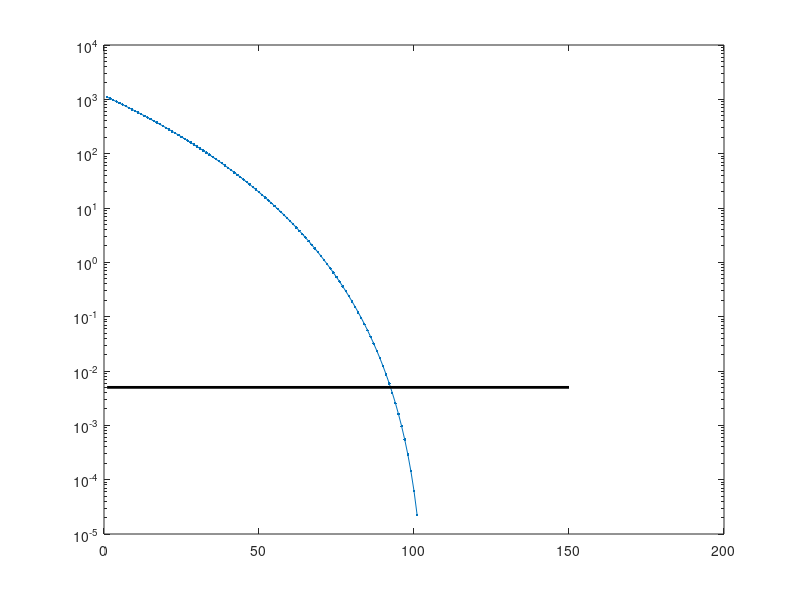

Recreate this plot in MATLAB. (Note: this script raises an error after producing the figure.)
%% IEEE TRANSACTIONS ON GEOSCIENCE AND REMOTE SENSING, 
%% VOL. 41, NO. 2, FEBRUARY 2003 303A
%% An Overview of the AIRS Radiative Transfer Model
%% L. Larrabee Strow, Scott E. Hannon, Sergio De Souza-Machado, Howard E. Motteler, Member, IEEE, andDavid Tobin 

%C. Atmospheric Layering

% The AIRS fast model uses two different layering methods tomodel the
% optical depths. The most intuitive is a grid of verticalslabs with
% constant pressure. In this case, each layer is definedby the two
% bounding grid pressure levels (so layers require alevel grid). The
% discretized version of the radiative transferequation discussed in
% the previous section uses this 100-layerpressure grid and ultimately
% all s must be available on thisgrid. All component gas
% transmittances, with the exception ofwater vapor for 600 channels,
% are parameterized on this gridwhich spans the range 1100–0.005
% hPa. The 101 atmosphericpressure levels which divide the atmosphere
% into 100 layers aredefined as(19) 
%     P(i) = (Ai^2 + Bi +C )^((7/2)
% where is level number, and A,B,C and are constants. By fixing P(i) =
% 1100, P(38)= 300, P(101) = 0.005 Pa, we can then solve for these
% three constants. This re-lation gives us smoothly varying layers and
% is fine enough tonot limit the accuracy of the radiative transfer
% equation.

ii = 1 : 101;
P(1)   = 1100;
P(38)  = 300;
P(101) = 0.005;

%[1 1 1; 38^2 38 1; 101^2 101 1](x) = [1100 300 0.005].^(2/7);
x = inv([1 1 1; 38^2 38 1; 101^2 101 1]) * [1100 300 0.005]'.^(2/7)

A = x(1); B = x(2); C = x(3); 
% x = -1.550789414500297e-04     -5.593654380586063e-02      7.451622227151780e+00

P = (x(1)*ii.*ii + x(2) * ii + x(3)).^(7/2); plot(ii,P)

%%%%%%%%%%%%%%%%%%%%%%%%%%%%%%%%%%%%%%%%%%%%%%%%%%%%%%%%%%%%%%%%%%%%%%%%
ii = 1 : 121;
P(1)   = 1100;
P(30)  = 300;
P(121) = 2.54e-5;

%[1 1 1; 38^2 38 1; 121^2 121 1](x) = [1100 300 2.5e-5].^(2/7);
x = inv([1 1 1; 30^2 30 1; 121^2 121 1]) * [1100 300 2.5e-5]'.^(2/7)

A = x(1); B = x(2); C = x(3); 
% x =      9.142103672821475e-06    -6.234116456565193e-02     7.457862626866450e+00

P = (x(1)*ii.*ii + x(2) * ii + x(3)).^(7/2); plot(ii,P)
semilogy(ii,P,'.-'); line([1 150],[1 1]*5e-3,'color','k','linewidth',2)


%%%%%%%%%%%%%%%%%%%%%%%%%%%%%%%%%%%%%%%%%%%%%%%%%%%%%%%%%%%%%%%%%%%%%%%%
ii = 1 : 101;
P(1)   = 1100;
P(20)  = 300;
P(101) = 2.25e-5;

%[1 1 1; 38^2 38 1; 121^2 121 1](x) = [1100 300 2.25e-5].^(2/7);
x = inv([1 1 1; 20^2 20 1; 101^2 101 1]) * [1100 300 2.25e-5]'.^(2/7)

A = x(1); B = x(2); C = x(3); 
% x =    5.831592961719922e-04    -1.329532417106244e-01     7.527900686818923e+00

P = (x(1)*ii.*ii + x(2) * ii + x(3)).^(7/2); plot(ii,P)
semilogy(ii,P,'.-'); line([1 150],[1 1]*5e-3,'color','k','linewidth',2)

%%%%%%%%%%%%%%%%%%%%%%%%%%%%%%%%%%%%%%%%%%%%%%%%%%%%%%%%%%%%%%%%%%%%%%%%
fid = 1;
fprintf(fid,'       DATA  ( PLEV(I), I = 101, 52, -1 ) \n');
  ind = 101 : -1 : 97;  fprintf(fid,'     $         / %10.6f,%10.6f,%10.6f,%10.6f,%10.6f,\n',P(ind));
for jj = 1 : 8
  ind = ind  - 5;  fprintf(fid,'     $           %10.6f,%10.6f,%10.6f,%10.6f,%10.6f,\n',P(ind));
end
  ind = ind  - 5;  fprintf(fid,'     $           %10.6f,%10.6f,%10.6f,%10.6f,%10.6f/ \n',P(ind));

fprintf(fid,'       DATA  ( PLEV(I), I = 51, 1, -1 ) \n');
  ind = 051 : -1 : 47;  fprintf(fid,'     $         / %10.4f,%10.4f,%10.4f,%10.4f,%10.4f,\n',P(ind));
for jj = 1 : 9
  ind = ind  - 5;  fprintf(fid,'     $           %10.4f,%10.4f,%10.4f,%10.4f,%10.4f,\n',P(ind));
end
  ind = 001;       fprintf(fid,'     $           %10.4f /\n',P(ind));
fprintf(fid,'       END \n');

%%%%%%%%%%%%%%%%%%%%%%%%%%%%%%%%%%%%%%%%%%%%%%%%%%%%%%%%%%%%%%%%%%%%%%%%

fid = fopen('../Grid/xcbplev_airs120km.f','w');
fprintf(fid,'       DATA  ( PLEV(I), I = 101, 52, -1 ) \n');
  ind = 101 : -1 : 97;  fprintf(fid,'     $         / %10.6f,%10.6f,%10.6f,%10.6f,%10.6f,\n',P(ind));
for jj = 1 : 8
  ind = ind  - 5;  fprintf(fid,'     $           %10.6f,%10.6f,%10.6f,%10.6f,%10.6f,\n',P(ind));
end
  ind = ind  - 5;  fprintf(fid,'     $           %10.6f,%10.6f,%10.6f,%10.6f,%10.6f/ \n',P(ind));

fprintf(fid,'       DATA  ( PLEV(I), I = 51, 1, -1 ) \n');
  ind = 051 : -1 : 47;  fprintf(fid,'     $         / %10.4f,%10.4f,%10.4f,%10.4f,%10.4f,\n',P(ind));
for jj = 1 : 9
  ind = ind  - 5;  fprintf(fid,'     $           %10.4f,%10.4f,%10.4f,%10.4f,%10.4f,\n',P(ind));
end
  ind = 001;       fprintf(fid,'     $           %10.4f /\n',P(ind));
fprintf(fid,'       END \n');
fclose(fid);
